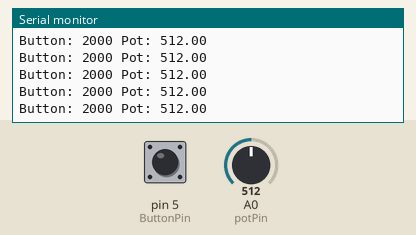
A sketch run on a simulated Arduino Uno, built with avr-gcc and run on an emulated ATmega328P. Parts: the last lines printed to the serial monitor. The inputs (shaded band) are chosen by the test bench; at power-on: A0 (potPin) = 512, pin 5 (ButtonPin) HIGH.

Above: at 7.2 s.
7.3 s: A0 (potPin) set to 8
At 8.4 s:
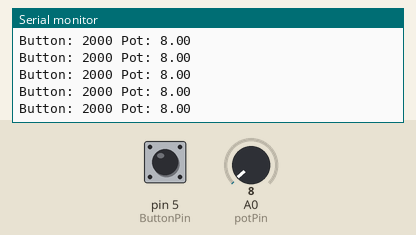
10.3 s: A0 (potPin) set to 11
At 11.0 s:
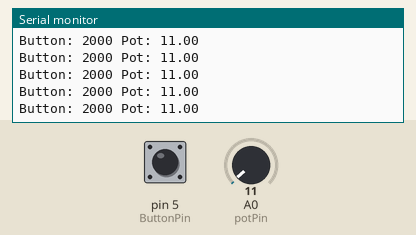
Timing chart, 0 to 13.3 s (numbered marks = the images above; inputs shaded):
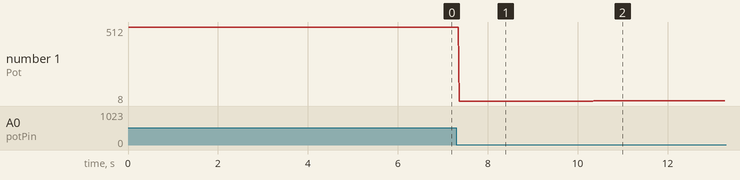

Measured:
- after the input at 7.3 s, the serial monitor: prints a new line after 0.07 s (image 1)
- after the input at 10.3 s, the serial monitor: prints a new line after 0.06 s (image 2)
- plotted number 1: 512 → 8 after the input at 7.3 s, 8 → 11 after the input at 10.3 s

The sketch:

potentiometer.ino
```cpp
const int potPin = A0;  // Analog pin where the potentiometer is connected
int potValue = 0;       // Variable to store the potentiometer value
float angle = 0.0;
unsigned long Current = 0;

int OuterUpValue = 85;
int UpValue = 110;
int DownValue = 130;
int OuterDownValue = 155;

int ButtonPin = 5;
int ButtonState = 2000;

void setup() {
  Serial.begin(9600);  // Initialize Serial communication at 9600 baud
  pinMode(ButtonPin, INPUT_PULLUP);
  Current = millis();
}

void ReadPot() {
    potValue = analogRead(potPin);  // Read analog value (0 to 1023)

    //angle = (270.0 / 1023.0) * potValue;  //map(potValue, 0, 1023, 0.0, 300.0);
    angle = potValue;
    // Print values to Serial Monitor
}

void ReadButton() {
  int Button = digitalRead(ButtonPin);
  if (Button < 1) {
    ButtonState = 2001;
    }
  else{
    ButtonState = 2000;
  }
}


void loop() {
  if (Current + 10 < millis()){
    ReadPot();
    ReadButton();

    Serial.println("Button: " + String(ButtonState) + " Pot: " + String(angle));
    Current = millis();

  }
}
```
